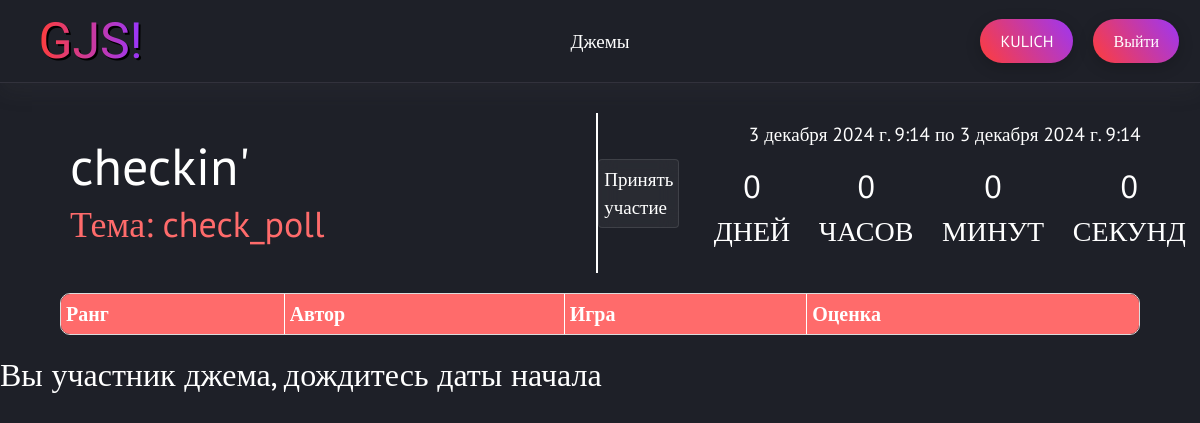
The app's page /jams/5da11e1a-9ec1-4833-a1cb-50f2d85e846a/ (signed in) with its own data.
### users/models.py (models this page shows)
class User(AbstractUser):
    email = models.EmailField(unique=True, verbose_name="Электронная почта")
    avatar_image = models.ImageField(upload_to="users", blank=True, null=True)
    hat_image = models.ImageField(upload_to="users", blank=True, null=True)

### jams/models/gamejam.py (models this page shows, shortened)
class GameJam(models.Model):
    jam_status = [
        ("FN", "Завершён"),
        ("OG", "Идёт"),
        ("PR", "Подготовка")
    ]
    uuid = models.UUIDField(primary_key=True, default=uuid.uuid4, editable=False)
    title = models.CharField(max_length=255, verbose_name='Название джема')
    date_start = models.DateTimeField(verbose_name='Дата начала')
    date_end = models.DateTimeField(verbose_name='Дата окончания')
    theme = models.CharField(max_length=255, blank=True, verbose_name='Тема')
    status = models.CharField(max_length=3, choices=jam_status, default="PR", verbose_name='Статус')
    winner = models.ForeignKey(settings.AUTH_USER_MODEL, related_name="user_winner",
                               on_delete=models.SET_NULL, blank=True, null=True, verbose_name='Победитель')
    users = models.ManyToManyField(settings.AUTH_USER_MODEL, related_name="users",
                                   blank=True, verbose_name='Участники')
    class Meta:
        verbose_name = "Геймджем"
        verbose_name_plural = "Геймджемы"

### jams/views.py (the view, shortened to what this page needs)
# urls.py: path('<uuid:uuid>/', views.GameJamDetail.as_view(), name='gamejam_detail'),
class GameJamDetail(DetailView):
    model = GameJam
    template_name = 'pages/jams_pages/gamejam_detail.html'
    context_object_name = "gamejam_detail"
    def get_context_data(self, **kwargs):
        context = super().get_context_data(**kwargs)
        user_games = Game.objects.filter(jam_uuid=self.object.uuid).order_by('-uploaded_time')
        for game in user_games:
            game.cleaned_name = game.game_file.name.replace('zip_uploads/', '')
        context["user_games"] = user_games
        return context
    def get_object(self, queryset=None):
        return GameJam.objects.get(uuid=self.kwargs.get("uuid"))

### users/authentication.py (called while the page is built)
    def get_user(self, user_id):
        UserModel = get_user_model()
        try:
            return UserModel.objects.get(pk=user_id)
        except UserModel.DoesNotExist:
            return None

### templates/pages/jams_pages/gamejam_detail.html (shortened to what this page needs)
{% extends 'base.html' %}
{% load static %}
{% block head %}
<link rel="stylesheet" href="{% static 'css/gmjDetail.css' %}">
<link rel="stylesheet" href="{% static 'css/popup.css' %}">
{% endblock %}
{% block content %}
<div class="div-header">
    <div class="container-title">
        <h1>{{gamejam_detail.title}}</h1>
        <p>Тема: {{gamejam_detail.theme}}</p>
    </div>
    <span class="del"></span>
    <div class="date">
        <div class="countdown-container">
            {% if gamejam_detail.status == 'FN' %}
            <h2 class="countdown-status">Джем окончен</h2>
            {% elif gamejam_detail.status == 'PR' %}
                {% if request.user.is_authenticated and request.user not in gamejam_detail.users.all %}
                    <a href="poll" class="a-button-join">Принять участие</a>
                {% endif %}
            {% elif gamejam_detail.status == 'OG' %}
                {% if request.user in gamejam_detail.users.all %}
                    <a class="button" href="#popup1">Загрузить игру</a>
                {% endif %}
            {% endif %}
            <div id="countdown">
                <div class="container-date">
                    {{gamejam_detail.date_start}}
                    по
                    {{gamejam_detail.date_end}}
                </div>
                <ul id="countdown-list">
                    <li class="countdown-element"><span id="days"></span><p>Дней</p></li>
                    <li class="countdown-element"><span id="hours"></span><p>Часов</p></li>
                    <li class="countdown-element"><span id="minutes"></span><p>Минут</p></li>
                    <li class="countdown-element"><span id="seconds"></span><p>Секунд</p></li>
                </ul>
            </div>
        </div>
    </div>
</div>
<div class="jam-container">
    <div class="upl-container">
        <table class="games-table">
            <thead>
                <tr>
                    <th>Ранг</th>
                    <th>Автор</th>
                    <th>Игра</th>
                    <th>Оценка</th>
                </tr>
            </thead>
        </table>
    </div>
    {% if gamejam_detail.status == 'PR' %}
        {% if request.user.is_authenticated == False %}
            <h2>Вы не вошли в свой аккаунт</h2>
        {% else %}
            <h2>Вы участник джема, дождитесь даты начала</h2>
        {% endif %}
    {% endif %}
</div>
{% endblock %}

### templates/base.html (shortened to what this page needs)
<!doctype html>
<html lang="en">
<head>
    {% load static %}
    <link rel="stylesheet" href="{% static 'css/header.css' %}">
    <link href="https://cdn.jsdelivr.net/npm/bootstrap@5.0.1/dist/css/bootstrap.min.css" rel="stylesheet"
>
    <link rel="stylesheet" href="{% static 'css/container.css' %}">
    <link rel="stylesheet" href="{% static 'css/buttons.css' %}">
    <link rel="stylesheet" href="{% static 'css/style.css' %}">
    <link rel="stylesheet" href="{% static 'css/slider.css' %}">
    {% block head %}
    {% endblock %}
</head>
<body>
<header>
    <nav>
        <h1 class="gjs"><a id="logo" href="{% url 'home_page' %}">GJS!</a></h1>
        <ul>
            <li><a href="{% url 'jams_list' %}" class="menu-button">Джемы</a></li>
        </ul>
        <ul>
            {% if request.user.is_authenticated %}
            <li><a href="{% url 'profile_detail' request.user.username %}" class="a-button">{{request.user.username}}</a></li>
            <li><a href="{% url 'logout' %}" class="a-button">Выйти</a></li>
            {% else %}
            <li><a href="{% url 'login' %}" class="a-button">Войти</a></li>
            <li><a href="{% url 'regist' %}" class="a-button">Зарегистрироваться</a></li>
            {% endif %}
        </ul>
    </nav>
</header>
<main>
    {% block content %}
    {% endblock %}
</main>
</body>
</html>

### static/css/header.css (style rules this page uses)
header { position: sticky; text-align: center; background: var(--main-background); box-shadow: 0px 10px 20px rgba(84, 84, 89, 0.1); border-bottom: 1px solid rgb(50, 50, 60); width: 100%; height: 100%; z-index: 1000; left: 0; top: 0; grid-column: 1 / 3; }
nav { display: grid; grid-template-columns: 1fr auto 1fr; align-items: center; padding: 11px; height: 100%; }
nav ul { list-style-type: none; margin: 0; padding: 0; display: flex; align-items: center; justify-content: flex-end; min-width: 30%; height: 100%; }
nav ul li { display: flex; height: 100%; align-items: center; margin: 0 5px; }
nav ul li .a-button { border-radius: 50px; }
nav a { color: white; margin-left: 5px; margin-right: 5px; text-align: center; }
.gjs { margin: 0; display: flex; font-family: "Jacquard 12", serif; font-weight: 400; font-size: 50px; }
#logo { position: relative; background: linear-gradient(90deg, #ff3d3a, #9736ff); background-clip: text; color: transparent; margin-left: 5%; }
#logo::before { content: 'GJS!'; position: absolute; color: black; inset: 0; margin: auto; z-index: -1; top: 2px; left: 2px; }

### static/css/buttons.css (style rules this page uses)
.a-button { background: linear-gradient(55deg, #ff3d3a, #9736ff, #ff3d3a); border: none; border-radius: 5px; padding: 10px 20px; font-size: 16px; cursor: pointer; transition: transform 0.2s, box-shadow 0.2s, background-position 0.5s ease-in-out; box-shadow: 0 4px 15px rgba(0, 0, 0, 0.2); background-size: 250%; background-position: 0; }
.menu-button { position: relative; }
.menu-button::before { content: ''; position: absolute; top: 26px; right: 0; left: 50%; bottom: 0; width: 0px; height: 2px; background-color: #fff; transform: translateX(-50%); transition: width 0.3s ease-in-out; }

### static/css/style.css (style rules this page uses)
:root { --main-background: rgb(30, 32, 40); --head-foot: linear-gradient(90deg, rgb(24, 128, 255) 0%, rgba(24,128,255,1) 50%, rgba(48,159,255,1) 100%); }
* { scroll-behavior: smooth; }
body { background: var(--main-background); font-family: "PT Sans", serif; font-weight: 400; font-style: normal; color: #fff; font-size: 19px; display: grid; grid-template-rows: auto 1fr; grid-template-columns: auto 4fr; min-height: 100vh; }
a { text-decoration: none; }
p { margin: 0; }

### static/css/gmjDetail.css (style rules this page uses)
.div-header { margin-top: 30px; width: 100%; display: grid; grid-template-columns: 1fr auto 1fr; align-items: center; }
.div-header .del { display: block; border: 1px solid #fff; width: 1px; height: 160px; }
.container-title { color: var(--head-text); background-color: var(--head-foot); margin-left: 70px; }
.a-button-join { background-color: rgba(255, 255, 255, 0.05); border: 1px solid rgba(255, 255, 255, 0.1); backdrop-filter: blur(10px); border-radius: 4px; padding: 5px; color: #fff; }
.div-header h1 { font-size: 52px; margin-bottom: 0; }
.container-title p { color: #ff6b6b; font-size: 36px; }
.date { display: flex; flex-direction: column; }
.upl-container { font-size: 20px; margin: 20px 5%; display: flex; flex-direction: column; gap: 20px 0; }
.countdown-container { display: flex; align-items: center; justify-content: space-around; gap: 10px; }
#countdown, .countdown-status { text-align: center; }
#countdown { display: flex; flex-direction: column; }
.countdown-element { display: inline-block; font-size: 1.5em; list-style-type: none; padding: 0.5em; text-transform: uppercase; }
.countdown-element span { display: block; font-size: 32px; }
.countdown-element p { font-size: 28px; }
#countdown ul { display: flex; align-items: center; margin: 0; padding-left: 10px; }
table { border-collapse: separate; border-spacing: 0; border-radius: 10px; overflow: hidden; border: 1px solid #dcdcdc; }
thead tr { background-color: #ff6b6b; }
thead tr th { padding: 5px; }
thead tr th:nth-child(2), thead tr th:nth-child(3) { border-left: 1px solid #fff; }
thead tr th:nth-child(3) { border-right: 1px solid #fff; }

### records on screen
User: user.username "KULICH"
GameJam: title "checkin'", theme "check_poll", date_start "3 декабря 2024 г. 9:14", date_end "3 декабря 2024 г. 9:14"
